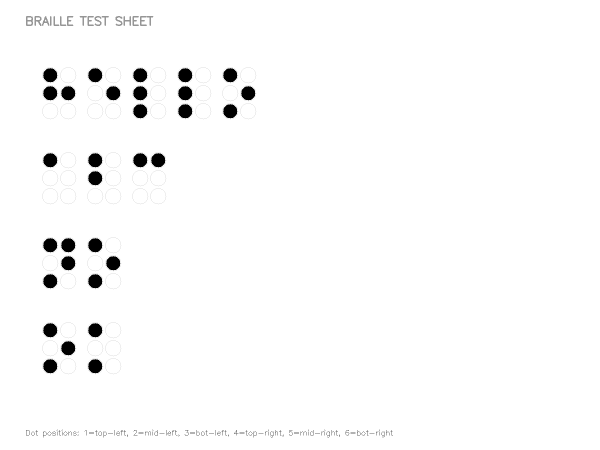
#> input picture braille_test_sheet.png, 1200 x 900 px, found by its file name (shown at 1/2 size)
$ python generate_pipeline_stages.py
#> lines starting #> are read from the running program, lines starting #| are printed output that depends on the picture; after the words box and inside, x2 and y2 are one past the last pixel; in counts of white or black regions, pixels touching at a corner belong together
#> in main, img is the input picture: shape (900, 1200, 3); min 0, max 255, mean 249.9
### backend/pipeline/preprocessing.py
"""Preprocessing Pipeline for the Braille Vision Scanner.

Normalizes captured images for consistent dot detection by applying:
brightness normalization, rotation correction, noise reduction, and
adaptive thresholding.

Requirements: 3.1, 3.2, 3.3, 3.4, 3.5, 3.6
"""

import cv2
import numpy as np

from backend.models.data_models import PreprocessedImage, ValidationResult


class PreprocessingPipeline:
    """Image preprocessing pipeline for Braille dot detection.

    Applies a sequence of corrections to raw camera frames:
    normalize brightness → correct rotation → reduce noise → adaptive threshold.

    All steps complete within 100ms per frame.
    """

    # Target mean intensity for brightness normalization
    TARGET_MEAN_INTENSITY = 128
    INTENSITY_TOLERANCE = 20

    # Rotation limits
    MAX_CORRECTABLE_ROTATION = 15.0  # degrees
    ROTATION_ACCURACY = 1.0  # degrees

    # Minimum resolution
    MIN_WIDTH = 640
    MIN_HEIGHT = 480

    # Overexposure threshold (fraction of pixels at max intensity)
    OVEREXPOSURE_THRESHOLD = 0.98

    def process(self, frame: np.ndarray) -> PreprocessedImage:
        """Full preprocessing: normalize → deskew → denoise → threshold.

        Completes within 100ms per frame.

        Args:
            frame: Raw captured frame as numpy array (BGR or grayscale).

        Returns:
            PreprocessedImage with binary image and metadata.

        Raises:
            ValueError: If the image fails validation.
        """
        original_resolution = (frame.shape[1], frame.shape[0])

        # Validate first
        validation = self.validate_image(frame)
        if validation != ValidationResult.OK:
            raise ValueError(
                f"Image validation failed: {validation.value}"
            )

        # Convert to grayscale if needed
        gray = self._to_grayscale(frame)

        # Step 1: Normalize brightness
        normalized = self.normalize_brightness(gray)

        # Step 2: Correct rotation
        deskewed, angle = self.correct_rotation(normalized)

        # Step 3: Apply noise reduction
        denoised = self.apply_noise_reduction(deskewed)

        # Step 4: Adaptive thresholding
        binary = self.adaptive_threshold(denoised)

        return PreprocessedImage(
            binary_image=binary,
            rotation_corrected=angle,
            brightness_adjusted=True,
            original_resolution=original_resolution,
        )

    def normalize_brightness(self, frame: np.ndarray) -> np.ndarray:
        """Adjust image to target mean intensity 128 ± 20.

        Uses scaling and offset to shift the mean intensity toward the target.
        Also applies CLAHE for contrast enhancement (histogram equalization).

        Args:
            frame: Grayscale image as numpy array.

        Returns:
            Brightness-normalized grayscale image.
        """
        gray = self._to_grayscale(frame)

        current_mean = np.mean(gray).item()
#> current_mean = 249.9

        if current_mean == 0:
            # Completely black image - just set to target
            result = np.full_like(gray, self.TARGET_MEAN_INTENSITY)
        else:
            # Scale to target mean
            scale = self.TARGET_MEAN_INTENSITY / current_mean
#> scale = 0.512
            result = np.clip(gray.astype(np.float64) * scale, 0, 255).astype(np.uint8)
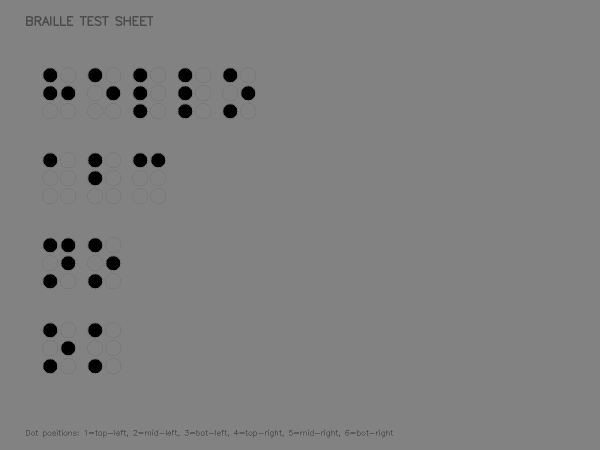
#> result: shape (900, 1200) (shown at 1/2 size); min 0, max 130, mean 127.4

        # Apply CLAHE for contrast enhancement (adaptive histogram equalization)
        clahe = cv2.createCLAHE(clipLimit=2.0, tileGridSize=(8, 8))
        result = clahe.apply(result)

        # Final adjustment to ensure mean is within tolerance
        final_mean = np.mean(result).item()
#> final_mean = 129.2
#| Stage 2: Brightness normalized (mean=129)
        if abs(final_mean - self.TARGET_MEAN_INTENSITY) > self.INTENSITY_TOLERANCE:
            offset = self.TARGET_MEAN_INTENSITY - final_mean
            result = np.clip(
                result.astype(np.float64) + offset, 0, 255
            ).astype(np.uint8)

        return result

    def correct_rotation(self, frame: np.ndarray) -> tuple[np.ndarray, float]:
        """Correct skew up to ±15 degrees, returning corrected image and angle.

        Uses Hough Line Transform to detect dominant line angles and rotates
        the image to correct the detected skew.

        Args:
            frame: Grayscale image as numpy array.

        Returns:
            Tuple of (corrected image, detected angle in degrees).
        """
        gray = self._to_grayscale(frame)

        # For large images, downsample for faster edge/line detection
        h, w = gray.shape[:2]
        scale = 1.0
        if max(h, w) > 800:
            scale = 800.0 / max(h, w)
            small = cv2.resize(gray, None, fx=scale, fy=scale)
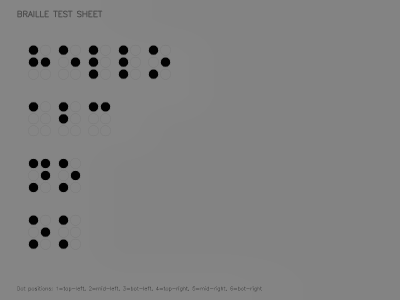
#> small: shape (600, 800) (shown at 1/2 size); min 2, max 133, mean 129.2
        else:
            small = gray

        # Detect edges for Hough transform
        edges = cv2.Canny(small, 50, 150, apertureSize=3)
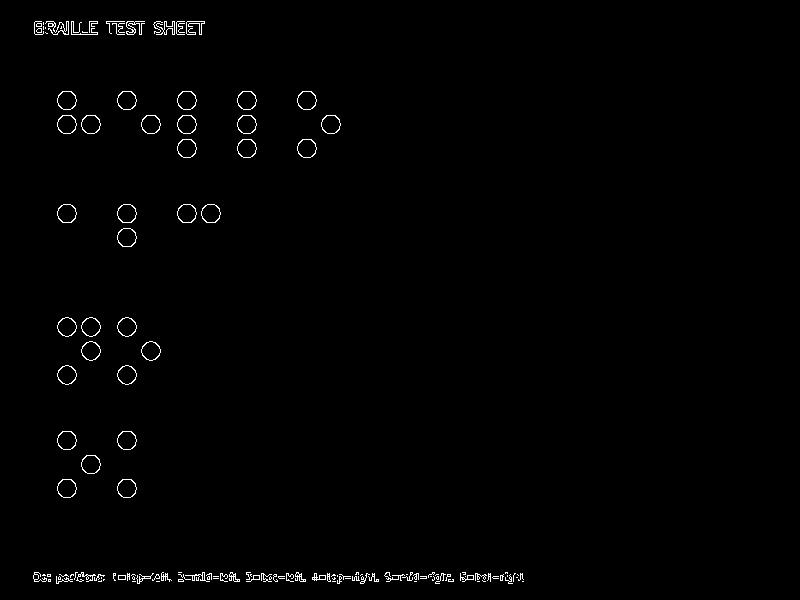
#> edges: shape (600, 800); 0.92% white in thin lines or dots, all inside (x1, y1, x2, y2) = (33, 21, 524, 584)

        # Use probabilistic Hough Line Transform
        lines = cv2.HoughLinesP(
            edges,
            rho=1,
            theta=np.pi / 180,
            threshold=100,
            minLineLength=min(small.shape[1] // 4, 50),
            maxLineGap=10,
        )
#> lines = 14 rows, first 6: [34, 573, 141, 575], [314, 576, 522, 576], [34, 579, 418, 579], [184, 578, 235, 578], [432, 579, 519, 580], [182, 577, 235, 577]

        if lines is None or len(lines) == 0:
            # No lines detected, no rotation correction needed
            return frame, 0.0

        # Calculate angles of detected lines
        angles = []
        for line in lines:
            x1, y1, x2, y2 = line[0]
            dx = x2 - x1
            dy = y2 - y1
            if abs(dx) > 0:  # Avoid division by zero
                angle = np.degrees(np.arctan2(dy, dx))
                # Only consider near-horizontal lines (within ±45 degrees)
                if abs(angle) <= 45:
                    angles.append(angle)
#> this loop made 14 passes
#> (x1, y1, x2, y2, dx, dy, angle) on passes 1 to 8: (34, 573, 141, 575, 107, 2, 1.07), (314, 576, 522, 576, 208, 0, 0), (34, 579, 418, 579, 384, 0, 0), (184, 578, 235, 578, 51, 0, 0), (432, 579, 519, 580, 87, 1, 0.659), (182, 577, 235, 577, 53, 0, 0), (181, 575, 235, 575, 54, 0, 0), (34, 581, 101, 581, 67, 0, 0)
#> (the rest of the program and of its run is left out)
